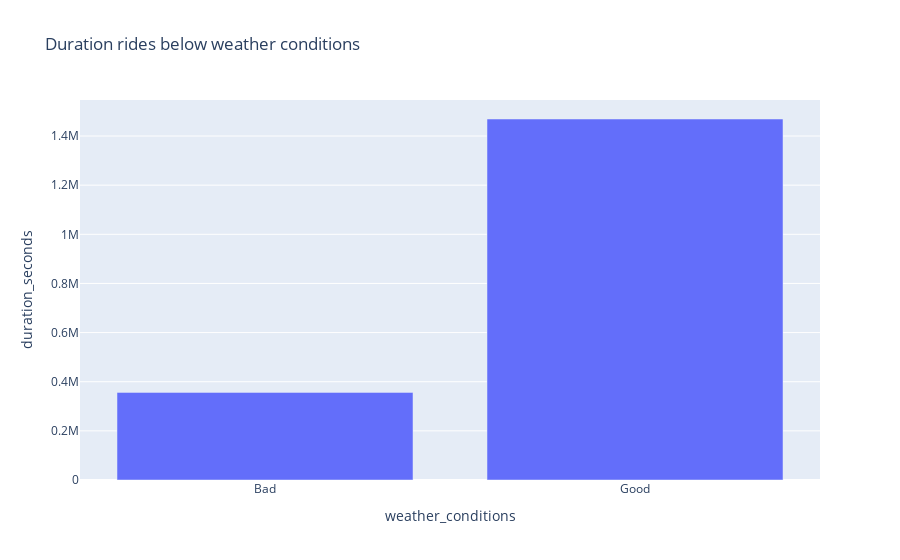

The cell this chart's notebook holds for it:
### Code cell
df_rides_ohare_gb = df_rides_ohare.groupby('weather_conditions', as_index=False)['duration_seconds'].sum()
print(df_rides_ohare_gb)

fig = px.bar(df_rides_ohare_gb, y='duration_seconds', x='weather_conditions',
            title=" Duration rides below weather conditions")
fig.show()

### Figure 1 — Plotly figure (JSON) as saved in the notebook; plotly's stock layout.template omitted (floating-point values rounded to 4 significant figures)
{"data": [{"alignmentgroup": "True", "hovertemplate": "weather_conditions=%{x}<br>duration_seconds=%{y}<extra></extra>", "legendgroup": "", "marker": {"color": "#636efa", "pattern": {"shape": ""}}, "name": "", "offsetgroup": "", "orientation": "v", "showlegend": false, "textposition": "auto", "type": "bar", "x": ["Bad", "Good"], "xaxis": "x", "y": [356566, 1469319], "yaxis": "y"}], "layout": {"barmode": "relative", "legend": {"tracegroupgap": 0}, "title": {"text": " Duration rides below weather conditions"}, "xaxis": {"anchor": "y", "domain": [0, 1], "title": {"text": "weather_conditions"}}, "yaxis": {"anchor": "x", "domain": [0, 1], "title": {"text": "duration_seconds"}}}}
